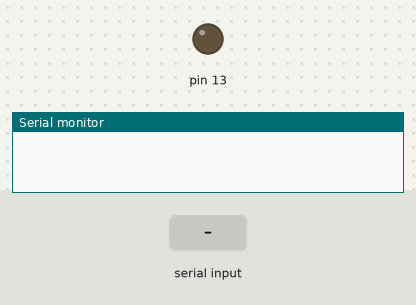
The sketch below on a simulated Arduino Uno, built with avr-gcc and run on an emulated ATmega328P. On the bench: output pins drawn as LEDs (lit = HIGH), the last lines printed to the serial monitor. The test bench sets the inputs (shaded band).

Above: at 1.2 s.
1.3 s: "1" received over Serial
At 2.4 s:
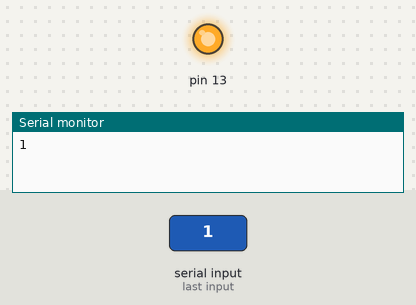
2.8 s: "0" received over Serial
At 4.1 s:
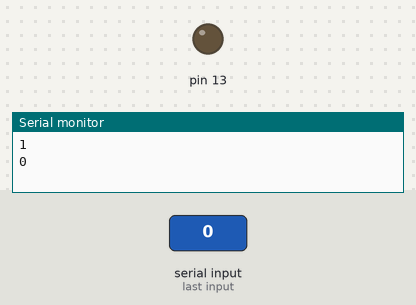
Timing chart, 0 to 5.8 s (numbered marks = the images above; inputs shaded):
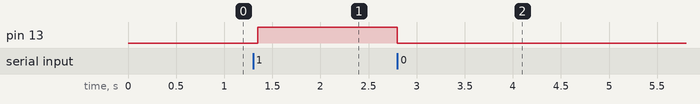

Measured:
- after the input at 1.3 s, pin 13: LOW → HIGH after 0.05 s
- after the input at 2.8 s, pin 13: HIGH → LOW at once

The sketch:

PRACTICA_BLUETOOTH_1.2.ino
```cpp
char value = 0;

void setup() {
  Serial.begin(9600);
  pinMode(13,OUTPUT);
}

void loop() {
  if (Serial.available()>0)
  {
    char value = Serial.read();
    switch(value)
    {
      case '1':digitalWrite(13,HIGH);break;
      case '0':digitalWrite(13,LOW);break;
      default : break;
    }
    Serial.println(value);

  }
  delay(50);
}
```
